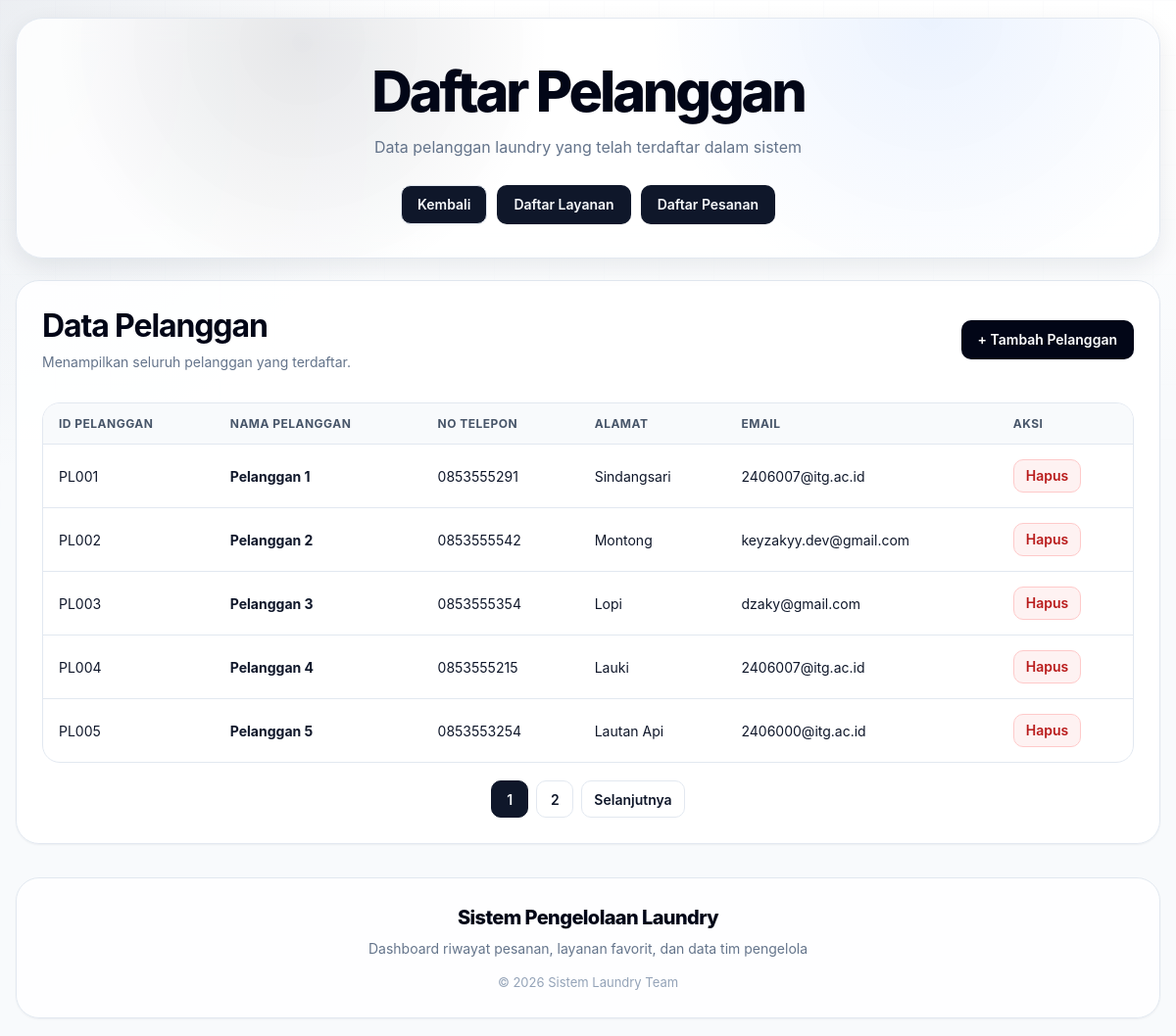
The page /pages/pelanggan/daftar_pelanggan.php on the database its author committed.
### tables this page shows
CREATE TABLE `pelanggan` (
  `id_pelanggan` char(5) NOT NULL,
  `nama` varchar(100) NOT NULL,
  `no_telp` varchar(13) NOT NULL,
  `email` varchar(100) NOT NULL,
  `alamat` varchar(100) NOT NULL
);

### pages/pelanggan/daftar_pelanggan.php (the view, shortened to what this page needs)
<?php
include "../../config/koneksi.php";
$limit = 5;
$halaman = isset($_GET['halaman']) ? (int) $_GET['halaman'] : 1;
$total_query = mysqli_query($koneksi, "
    SELECT COUNT(*) AS total_data
    FROM pelanggan
");
$total_data = mysqli_fetch_assoc($total_query)['total_data'];
$total_halaman = ceil($total_data / $limit);
$offset = ($halaman - 1) * $limit;
?>
<!DOCTYPE html>
<html lang="id">
<head>
    <link rel="stylesheet" href="../../assets/css/style.css">
</head>
<body>
<header class="hero-small">
    <h1>Daftar Pelanggan</h1>
    <p>Data pelanggan laundry yang telah terdaftar dalam sistem</p>
    <div class="container-button">
        <a class="buttonx button-back" href="../../index.php">Kembali</a>
        <a class="buttonx" href="../layanan/daftar_layanan.php">Daftar Layanan</a>
        <a class="buttonx" href="../pesanan/daftar_pesanan.php">Daftar Pesanan</a>
    </div>
</header>
<div class="container">
    <div class="top-section">
        <div>
            <h2 class="judul-left">Data Pelanggan</h2>
            <p class="deskripsi-left">Menampilkan seluruh pelanggan yang terdaftar.</p>
        </div>
        <a class="buttonx button-tambah" href="tambah_pelanggan.php">
            + Tambah Pelanggan
        </a>
    </div>
    <div class="content">
        <table>
            <tr>
                <th>ID Pelanggan</th>
                <th>Nama Pelanggan</th>
                <th>No Telepon</th>
                <th>Alamat</th>
                <th>Email</th>
                <th>Aksi</th>
            </tr>
            <?php
            $query = mysqli_query($koneksi, "
                SELECT * FROM pelanggan
                LIMIT $limit OFFSET $offset
            ");
            while ($row = mysqli_fetch_array($query)) {
            ?>
            <tr>
                <td><?php echo $row['id_pelanggan']; ?></td>
                <td><strong><?php echo $row['nama']; ?></strong></td>
                <td><?php echo $row['no_telp']; ?></td>
                <td><?php echo $row['alamat']; ?></td>
                <td><?php echo $row['email']; ?></td>
                <td>
                    <div class="aksi-button">
                        <a
                            class="btn-hapus"
                            href="hapus_pelanggan.php?id_pelanggan=<?php echo $row['id_pelanggan']; ?>"
                            onclick="confirmHapus(event, this.href)">
                            Hapus
                        </a>
                    </div>
                </td>
            </tr>
            <?php } ?>
        </table>
        <?php if ($total_halaman > 1) { ?>
        <div class="pagination">
            <?php for ($i = 1; $i <= $total_halaman; $i++) { ?>
                <a
                    href="daftar_pelanggan.php?halaman=<?php echo $i; ?>"
                    class="<?php echo ($i == $halaman) ? 'active' : ''; ?>">
                    <?php echo $i; ?>
                </a>
            <?php } ?>
            <?php if ($halaman < $total_halaman) { ?>
                <a href="daftar_pelanggan.php?halaman=<?php echo $halaman + 1; ?>">
                    Selanjutnya
                </a>
            <?php } ?>
        </div>
        <?php } ?>
    </div>
</div>
<footer class="footer-laundry">
    <h2>Sistem Pengelolaan Laundry</h2>
    <p>Dashboard riwayat pesanan, layanan favorit, dan data tim pengelola</p>
    <div class="copyright">
        © 2026 Sistem Laundry Team
    </div>
</footer>
</body>
</html>

### rows shown on the page
pelanggan: id_pelanggan "PL001", nama "Pelanggan 1", no_telp "0853555291", alamat "Sindangsari", email "2406007@itg.ac.id"
pelanggan: id_pelanggan "PL002", nama "Pelanggan 2", no_telp "0853555542", alamat "Montong", email "keyzakyy.dev@gmail.com"
pelanggan: id_pelanggan "PL003", nama "Pelanggan 3", no_telp "0853555354", alamat "Lopi", email "dzaky@gmail.com"
pelanggan: id_pelanggan "PL004", nama "Pelanggan 4", no_telp "0853555215", alamat "Lauki", email "2406007@itg.ac.id"
pelanggan: id_pelanggan "PL005", nama "Pelanggan 5", no_telp "0853553254", alamat "Lautan Api", email "2406000@itg.ac.id"
